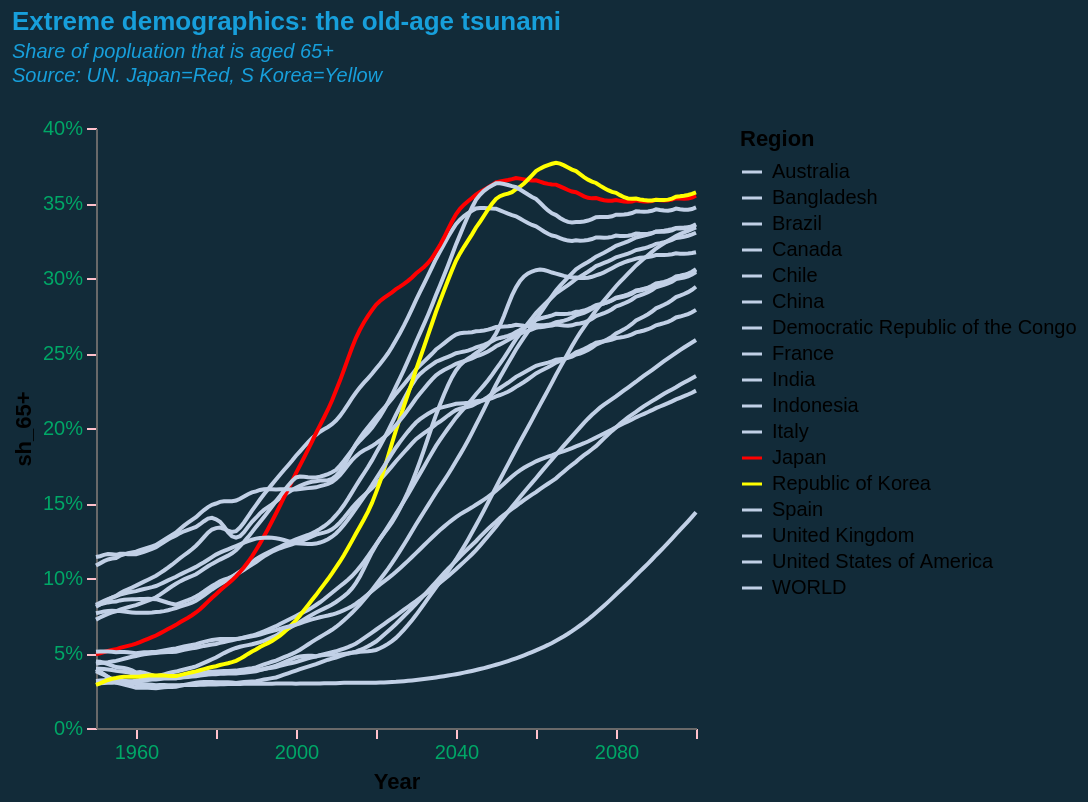

This figure's Vega-Lite source:
### Vega-Lite specification from a JSON file in a GitHub repository (floating-point values rounded to 4 significant figures; data arrays with more than 128 entries replaced by an {"elided": "..."} marker saying what was removed)
{"$schema": "https://vega.github.io/schema/vega-lite/v5.json", "data": {"values": {"elided": "2584 records"}, "format": {"parse": {"Year": "date"}}}, "title": {"text": "Extreme demographics: the old-age tsunami", "subtitle": ["Share of popluation that is aged 65+", "Source: UN. Japan=Red, S Korea=Yellow", ""], "subtitleFontStyle": "italic", "subtitleFontSize": 10, "anchor": "start", "color": "#179fdb", "subtitleColor": "#179fdb"}, "config": {"background": "#122b39", "view": {"stroke": "transparent"}}, "height": 300, "width": 300, "mark": {"type": "line", "strokeWidth": 2}, "encoding": {"x": {"field": "Year", "type": "temporal", "axis": {"grid": false, "labelSeparation": 10, "domainColor": "dimgrey", "labelColor": "#00a767", "tickColor": "pink", "gridColor": "dimgrey"}}, "y": {"field": "sh_65+", "type": "quantitative", "axis": {"grid": false, "labelSeparation": 10, "domainColor": "dimgrey", "labelColor": "#00a767", "tickColor": "pink", "gridColor": "dimgrey", "format": "%"}}, "color": {"field": "Region", "type": "nominal", "scale": {"range": ["#C1D0E6", "#C1D0E6", "#C1D0E6", "#C1D0E6", "#C1D0E6", "#C1D0E6", "#C1D0E6", "#C1D0E6", "#C1D0E6", "#C1D0E6", "#C1D0E6", "red", "yellow", "#C1D0E6", "#C1D0E6", "#C1D0E6", "#C1D0E6", "#C1D0E6"]}}}}
